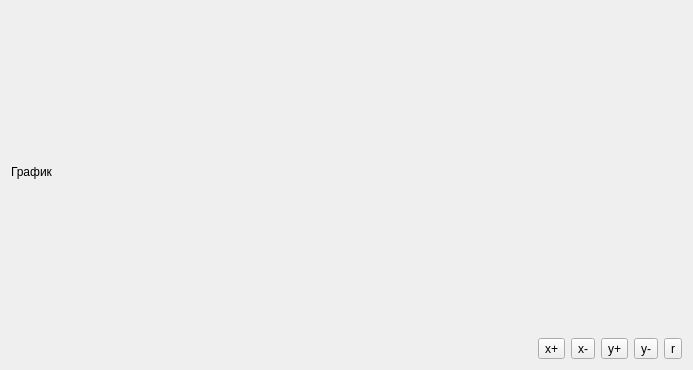
<?xml version="1.0" encoding="UTF-8"?>
<ui version="4.0">
 <class>Plotter</class>
 <widget class="QWidget" name="Plotter">
  <property name="geometry">
   <rect>
    <x>0</x>
    <y>0</y>
    <width>693</width>
    <height>370</height>
   </rect>
  </property>
  <property name="windowTitle">
   <string>Form</string>
  </property>
  <layout class="QVBoxLayout" name="verticalLayout">
   <item>
    <widget class="QLabel" name="pixmap">
     <property name="sizePolicy">
      <sizepolicy hsizetype="Expanding" vsizetype="Expanding">
       <horstretch>0</horstretch>
       <verstretch>0</verstretch>
      </sizepolicy>
     </property>
     <property name="text">
      <string>График</string>
     </property>
    </widget>
   </item>
   <item>
    <layout class="QHBoxLayout" name="horizontalLayout">
     <item>
      <spacer name="horizontalSpacer">
       <property name="orientation">
        <enum>Qt::Horizontal</enum>
       </property>
       <property name="sizeHint" stdset="0">
        <size>
         <width>40</width>
         <height>20</height>
        </size>
       </property>
      </spacer>
     </item>
     <item>
      <widget class="QToolButton" name="bt_x_scale_up">
       <property name="text">
        <string>x+</string>
       </property>
      </widget>
     </item>
     <item>
      <widget class="QToolButton" name="bt_x_scale_down">
       <property name="text">
        <string>x-</string>
       </property>
      </widget>
     </item>
     <item>
      <widget class="QToolButton" name="bt_y_scale_up">
       <property name="text">
        <string>y+</string>
       </property>
      </widget>
     </item>
     <item>
      <widget class="QToolButton" name="bt_y_scale_down">
       <property name="text">
        <string>y-</string>
       </property>
      </widget>
     </item>
     <item>
      <widget class="QToolButton" name="bt_0_scale">
       <property name="text">
        <string>r</string>
       </property>
      </widget>
     </item>
    </layout>
   </item>
  </layout>
 </widget>
 <resources/>
 <connections/>
</ui>
